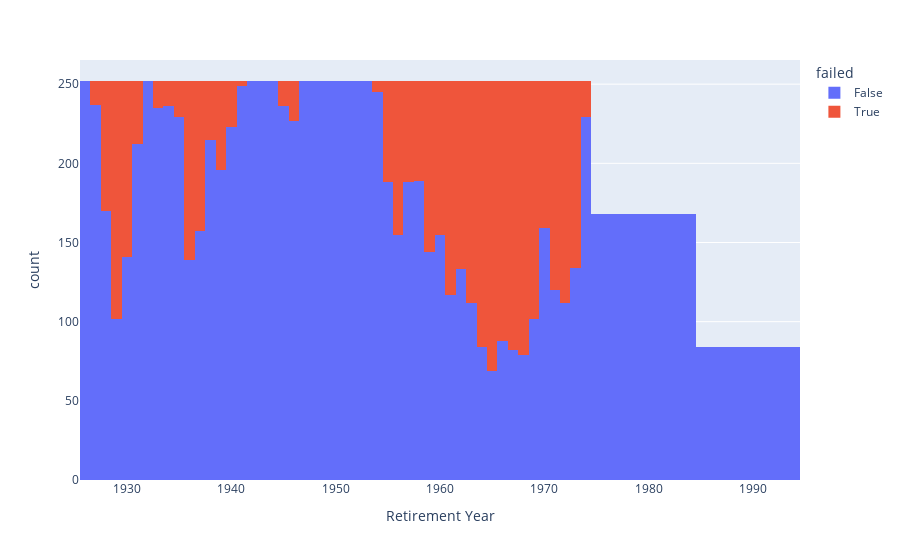

Notebook cell for this chart:
### Code cell
fig = px.histogram(
    retirement_results_df[
        (retirement_results_df["start_year"] >= 1926)
        & (retirement_results_df["start_year"] + retirement_results_df["retirement_length"] <= 2025)
        & (retirement_results_df["completed"] | retirement_results_df["failed"])],
    x="start_year",
    labels={"start_year": "Retirement Year", "success": "Success"},
    nbins=2002-1926,
    color="failed")
fig.show()

### Figure 1 — Plotly figure (JSON) as saved in the notebook; plotly's stock layout.template omitted (floating-point values rounded to 4 significant figures; data arrays with more than 128 entries replaced by an {"elided": "..."} marker saying what was removed)
{"data": [{"bingroup": "x", "hovertemplate": "failed=False<br>Retirement Year=%{x}<br>count=%{y}<extra></extra>", "legendgroup": "False", "marker": {"color": "#636efa", "pattern": {"shape": ""}}, "name": "False", "nbinsx": 76, "orientation": "v", "showlegend": true, "type": "histogram", "x": {"elided": "11632 int values"}, "xaxis": "x", "yaxis": "y"}, {"bingroup": "x", "hovertemplate": "failed=True<br>Retirement Year=%{x}<br>count=%{y}<extra></extra>", "legendgroup": "True", "marker": {"color": "#EF553B", "pattern": {"shape": ""}}, "name": "True", "nbinsx": 76, "orientation": "v", "showlegend": true, "type": "histogram", "x": {"elided": "3236 int values"}, "xaxis": "x", "yaxis": "y"}], "layout": {"barmode": "relative", "legend": {"title": {"text": "failed"}, "tracegroupgap": 0}, "margin": {"t": 60}, "xaxis": {"anchor": "y", "domain": [0, 1], "title": {"text": "Retirement Year"}}, "yaxis": {"anchor": "x", "domain": [0, 1], "title": {"text": "count"}}}}
